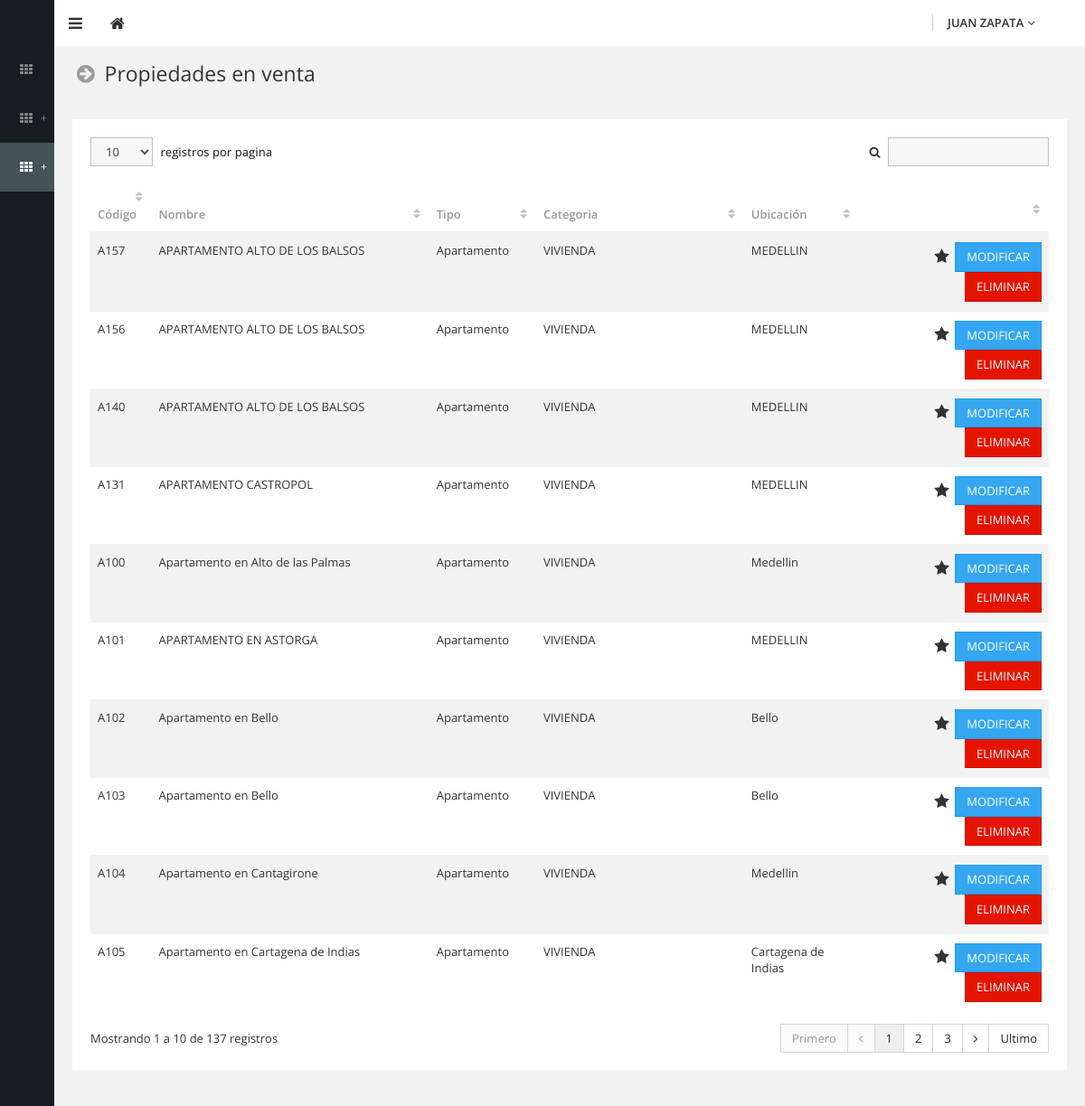
/admin/html/pages/act-propiedades.php?Idmenu=3&Idsubmenu=6&Idopcmenu=6 (signed in), run on the app's committed database.
### tables this page shows
CREATE TABLE IF NOT EXISTS `Menu` (
  `Id` int(11) NOT NULL AUTO_INCREMENT,
  `Nombre` varchar(255) NOT NULL,
  `Url` varchar(255) NOT NULL,
  `Pos` int(11) NOT NULL,
  PRIMARY KEY (`Id`)
);

CREATE TABLE IF NOT EXISTS `Menusub` (
  `Id` int(11) NOT NULL AUTO_INCREMENT,
  `Idmenu` int(11) NOT NULL,
  `Nombre` varchar(255) NOT NULL,
  `Url` varchar(255) NOT NULL,
  `Pos` int(11) NOT NULL,
  PRIMARY KEY (`Id`)
);

CREATE TABLE IF NOT EXISTS `Propiedades` (
  `Id` int(11) NOT NULL AUTO_INCREMENT,
  `Nombre` varchar(255) NOT NULL,
  `NombreEN` varchar(255) NOT NULL,
  `Codigo` varchar(255) NOT NULL,
  `Tipo` varchar(255) NOT NULL,
  `Ubicacion` varchar(255) NOT NULL,
  `Localizacion` varchar(255) NOT NULL,
  `Area` varchar(255) NOT NULL,
  `Habitaciones` int(11) NOT NULL,
  `Banos` int(11) NOT NULL,
  `Garaje` int(11) NOT NULL,
  `Precio` double NOT NULL,
  `Descripcion` text NOT NULL,
  `DescripcionEN` text NOT NULL,
  `Mapa` text NOT NULL,
  `Latitud` varchar(255) NOT NULL,
  `Longitud` varchar(255) NOT NULL,
  `Fav` int(11) NOT NULL,
  `Muestra` int(11) NOT NULL,
  PRIMARY KEY (`Id`)
);

CREATE TABLE IF NOT EXISTS `Tipo` (
  `Id` int(11) NOT NULL AUTO_INCREMENT,
  `Idcategoria` int(11) NOT NULL,
  `Nombre` varchar(255) NOT NULL,
  `NombreEN` varchar(255) NOT NULL,
  `Muestra` int(11) NOT NULL,
  PRIMARY KEY (`Id`)
);

CREATE TABLE IF NOT EXISTS `Sesion` (
  `Id` int(11) NOT NULL AUTO_INCREMENT,
  `Nombre` varchar(255) NOT NULL,
  `NombreEN` varchar(255) NOT NULL,
  `Descripcion` text NOT NULL,
  `DescripcionEN` text NOT NULL,
  `Foto` varchar(255) NOT NULL,
  `Pos` int(11) NOT NULL,
  PRIMARY KEY (`Id`)
);

### admin/html/pages/act-propiedades.php (the view, shortened to what this page needs)
<?
include("../../includes/conexion.php");
					$queryTITMEN		="SELECT* FROM Menusub WHERE Id = ".$_REQUEST["Idsubmenu"] ;
					$resultTITMEN		=mysql_query($queryTITMEN, $id);
					While($rowTITMEN	=mysql_fetch_array($resultTITMEN))
					{
					$NombreTITMEN		=$rowTITMEN["Nombre"];
					}
					$LineaMenuS			=$NombreTITMEN;
?>
<!DOCTYPE html>
<html lang="en">
	<head>
		<link type="text/css" rel="stylesheet" href="../../assets/css/theme-default/bootstrap.css?1403937764" />
		<link type="text/css" rel="stylesheet" href="../../assets/css/theme-default/boostbox.css?1403937765" />
		<link type="text/css" rel="stylesheet" href="../../assets/css/theme-default/boostbox_responsive.css?1403937765" />
		<link type="text/css" rel="stylesheet" href="../../assets/css/theme-default/font-awesome.min.css?1401481653" />
		<link type="text/css" rel="stylesheet" href="../../assets/css/theme-default/libs/DataTables/jquery.dataTables.css?1403937875" />
		<link type="text/css" rel="stylesheet" href="../../assets/css/theme-default/libs/DataTables/TableTools.css?1403937875" />
        <link type="text/css" rel="stylesheet" href="../../assets/css/theme-default/libs/toastr/toastr.css?1403937848" />
	</head>
	<body >
		<header id="header">
<?
include("../../includes/navbar.php");
?>
		</header>
		<div id="base">
			<div id="sidebar">
			  <div class="sidebar-back"></div>
			  <div class="sidebar-content">
			    <div class="nav-brand"><a class="main-brand" href="zona.php">
			      </a>
               </div>
<?
include("../../includes/menu.php");
?>
				</div>
			</div>
			<div id="content">
				<section>
					<div class="section-header">
						<h3 class="text-standard"><i class="fa fa-fw fa-arrow-circle-right text-gray-light"></i> <?=$LineaMenuS?></h3>
					</div>
					<div class="section-body">
						<div class="row">
							<div class="col-lg-12">
								<div class="box">
									<div class="box-body table-responsive">
										<table id="datatable3" class="table table-striped table-hover">
											<thead>
												<tr>
													<th>Código</th>
													<th>Nombre</th>
													<th>Tipo</th>
													<th>Categoria</th>
													<th>Ubicación</th>
													<th></th>
												</tr>
											</thead>
											<tbody>
												<?
							$MosPerz1		=	0;
							$MosPerz2		=	0;
							$queryPerz1			="SELECT* FROM Permisos where Idtipo = '$tipouzer'  and Men = '$Idmenux' and Submenu = '$Idsubmenux' and Opciones = '$Idopcmenux' ";
							$resultPerz1		=mysql_query($queryPerz1, $id);
							while($rowPerz1		=mysql_fetch_array($resultPerz1))
							{
							$MosPerzA			=$rowPerz1["Act"];
							$MosPerzB			=$rowPerz1["Del"];
								if($MosPerzA > 0)
								{
								$MosPerz1	=	1;
								}
								if($MosPerzB > 0)
								{
								$MosPerz2	=	1;
								}
							}
                                                $queryUSERS			="SELECT* FROM Propiedades WHERE Muestra = 0 ORDER BY Nombre";
                                                $resultUSERS		=mysql_query($queryUSERS, $id);
                                                while($rowUSERS		=mysql_fetch_array($resultUSERS))
                                                {
                                                $Codigo 			=$rowUSERS["Codigo"];
                                                $Nombre 			=$rowUSERS["Nombre"];
                                                $Tipo 				=$rowUSERS["Tipo"];
                                                $Ubicacion			=$rowUSERS["Ubicacion"];
												$IdUSERS			=$rowUSERS["Id"];
												$Fav 				=$rowUSERS["Fav"];
												if($Fav==1){
												$Star="color:#FFBF00;";
												$Title="Desmarcar como favorito";
												}else{
												$Star="";
												$Title="Marcar como favorito";
												}
												$queryR   			="SELECT * FROM Tipo WHERE Id='$Tipo'";
												$resultR			=mysql_query($queryR,$id);
												while($rowR 		=mysql_fetch_array($resultR)){
												$IdR                =$rowR["Idcategoria"];
												$NombreR 			=$rowR["Nombre"];
												}
												$queryT   			="SELECT * FROM Sesion WHERE Id='$IdR'";
												$resultT			=mysql_query($queryT,$id);
												while($rowT 		=mysql_fetch_array($resultT)){
												$NombreT 			=$rowT["Nombre"];
												}
                                                ?>
												<tr class="gradeA">
													<td><?=$Codigo?></td>
													<td><?=$Nombre?></td>
													<td><?=$NombreR?></td>
													<td><?=$NombreT?></td>
													<td><?=$Ubicacion?></td>
													<td class="text-right">
                                                    	<i id="Estrella<?=$IdUSERS?>" onclick="Fav('<?=$IdUSERS?>','<?=$Fav?>');" style="<?=$Star?>cursor:pointer;" data-toggle="tooltip" data-placement="left" title="<?=$Title?>" class="fa fa-star fa-lg"></i>&nbsp;
                                                        <?
                                                        if($MosPerz1 == 1)
														{
														?>
													<input name="Procesar" type="button" class="btn btn-primary" value="MODIFICAR"  onClick="location.href='act-propiedades-2.php?Id=<?=$IdUSERS?>&Idmenu=<?=$Idmenux?>&Idsubmenu=<?=$Idsubmenux?>&Idopcmenu=<?=$Idopcmenux?>'">
                                                        <?
														}
														?>
                                                        <?
                                                        if($MosPerz2 == 1)
														{
														?>
													<input name="Eliminar" type="button" class="btn btn-danger" value=" ELIMINAR " data-toggle="modal" data-target="#textModal<?=$IdUSERS?>" data-placement="top">
                                                        <?
														}
														?>
                                                    </td>
												</tr>
                                                <?
												}
												?>
											</tbody>
										</table>
									</div>
								</div>
							</div>
						</div>
					</div>
				</section>
			</div>
		</div>
	</body>
</html>

### admin/includes/menu.php (shortened to what this page needs)
			    <ul class="main-menu">
<?
					$tipouzer		=$_SESSION['tipo'];
					$Idmenux		=$_REQUEST["Idmenu"];
					$Idsubmenux		=$_REQUEST["Idsubmenu"];
					$Idopcmenux		=$_REQUEST["Idopcmenu"];
					$conMenu		=0;
					$queryMenu		="SELECT* FROM Menu order by Pos" ;
					$resultMenu		=mysql_query($queryMenu, $id);
					While($rowMenu	=mysql_fetch_array($resultMenu))
					{
					$NombreMenu		=$rowMenu["Nombre"];
					$UrlMenu		=$rowMenu["Url"];
					$IdMenu			=$rowMenu["Id"];
					$MosPers1		=	0;
							$queryPers1			="SELECT* FROM Permisos where Idtipo = '$tipouzer'  and Men = '$IdMenu' and Submenu = '0' and Opciones = '0' ";
							$resultPers1		=mysql_query($queryPers1, $id);
							while($rowPers1		=mysql_fetch_array($resultPers1))
							{
							$MosPersA			=$rowPers1["Mos"];
								if($MosPersA > 0)
								{
								$MosPers1	=	1;
								}
							}
							if($UrlMenu	==	'#')
							{
							$UrlMenu	=	'javascript:void(0);';
							$addMenu	=	'<span class="expand-sign">+</span>';
							}
							else
							{
							$UrlMenu		=$UrlMenu;
							}
							$conMenu++;
							if(empty($Idmenux))
							{
								if($conMenu == 1)
								{
								$Activa	=	'class="active"';
								}
								else
								{
								$Activa	=	'';
								}
							}
							elseif($IdMenu	== $Idmenux)
							{
								$Activa	=	'class="active"';
							}
							else
							{
								$Activa	=	'';
							}
										if($MosPers1 == 1)
										{
?>
                                            <li>
                                            <a href="<?=$UrlMenu?>?Idmenu=<?=$IdMenu?>" <?=$Activa?>> <i class="fa fa-th fa-fw"></i><span class="title"><?=$NombreMenu?></span> <?=$addMenu?></a>
                                            <?
                                            if($UrlMenu =! 'javascript:void(0);')
                                            {
                                            ?>
                                            </li>
                                            <?
                                            }
                                            else
                                            {
                                            ?>
                                            </li>
                                            <?
											}
					}
					}
                                            ?>
		        </ul>

### admin/assets/css/theme-default/boostbox_responsive.css (style rules this page uses)
@media (min-width: 481px) and (max-width: 1200px) { body:not(.sidebar-expanded) #content { display: block; } }
@media (min-width: 481px) and (max-width: 1200px) { body:not(.sidebar-expanded) #sidebar { width: 60px; } }
@media (min-width: 481px) and (max-width: 1200px) { body:not(.sidebar-expanded) #header { left: 60px; } }
@media (min-width: 481px) and (max-width: 1200px) { body:not(.sidebar-expanded) .sidebar-back { width: 60px; } }
@media (min-width: 481px) and (max-width: 1200px) { body:not(.sidebar-expanded) .main-menu > li { position: relative; } }
@media (min-width: 481px) and (max-width: 1200px) { body:not(.sidebar-expanded) .main-menu > li.active > a { background-color: #44535a; color: #ffffff; } }
@media (min-width: 481px) and (max-width: 1200px) { body:not(.sidebar-expanded) .main-menu > li > a { padding: 20px 20px 20px 40px; -webkit-transition: padding 0.15s ease-in; -o-transition: padding 0.15s ease-in; transition: padding 0.15s ease-in; } }
@media (min-width: 481px) and (max-width: 1200px) { body:not(.sidebar-expanded) .main-menu > li > a:before, body:not(.sidebar-expanded) .main-menu > li > a:after { content: " "; display: table; } }
@media (min-width: 481px) and (max-width: 1200px) { body:not(.sidebar-expanded) .main-menu > li > a:after { clear: both; } }
@media (min-width: 481px) and (max-width: 1200px) { body:not(.sidebar-expanded) .main-menu > li > a .fa:first-child { color: inherit; margin-left: -20px; } }

### data on the page
menusub: Nombre "Propiedades en venta"
propiedades: Codigo "A157", Nombre "APARTAMENTO ALTO DE LOS BALSOS", tipo.Nombre "Apartamento", sesion.Nombre "VIVIENDA", Ubicacion "MEDELLIN", Fav 0 (drawn)
propiedades: Codigo "A156", Nombre "APARTAMENTO ALTO DE LOS BALSOS", tipo.Nombre "Apartamento", sesion.Nombre "VIVIENDA", Ubicacion "MEDELLIN", Fav 0 (drawn)
propiedades: Codigo "A140", Nombre "APARTAMENTO ALTO DE LOS BALSOS", tipo.Nombre "Apartamento", sesion.Nombre "VIVIENDA", Ubicacion "MEDELLIN", Fav 0 (drawn)
propiedades: Codigo "A131", Nombre "APARTAMENTO CASTROPOL", tipo.Nombre "Apartamento", sesion.Nombre "VIVIENDA", Ubicacion "MEDELLIN", Fav 0 (drawn)
propiedades: Codigo "A100", Nombre "Apartamento en Alto de las Palmas", tipo.Nombre "Apartamento", sesion.Nombre "VIVIENDA", Ubicacion "Medellin", Fav 0 (drawn)
propiedades: Codigo "A101", Nombre "APARTAMENTO EN ASTORGA", tipo.Nombre "Apartamento", sesion.Nombre "VIVIENDA", Ubicacion "MEDELLIN", Fav 0 (drawn)
propiedades: Codigo "A102", Nombre "Apartamento en Bello", tipo.Nombre "Apartamento", sesion.Nombre "VIVIENDA", Ubicacion "Bello", Fav 0 (drawn)
propiedades: Codigo "A103", Nombre "Apartamento en Bello", tipo.Nombre "Apartamento", sesion.Nombre "VIVIENDA", Ubicacion "Bello", Fav 0 (drawn)
propiedades: Codigo "A104", Nombre "Apartamento en Cantagirone", tipo.Nombre "Apartamento", sesion.Nombre "VIVIENDA", Ubicacion "Medellin", Fav 0 (drawn)
propiedades: Codigo "A105", Nombre "Apartamento en Cartagena de Indias", tipo.Nombre "Apartamento", sesion.Nombre "VIVIENDA", Ubicacion "Cartagena de Indias", Fav 0 (drawn)

### other printed values
$_SESSION['NombreR'] "JUAN ZAPATA"
